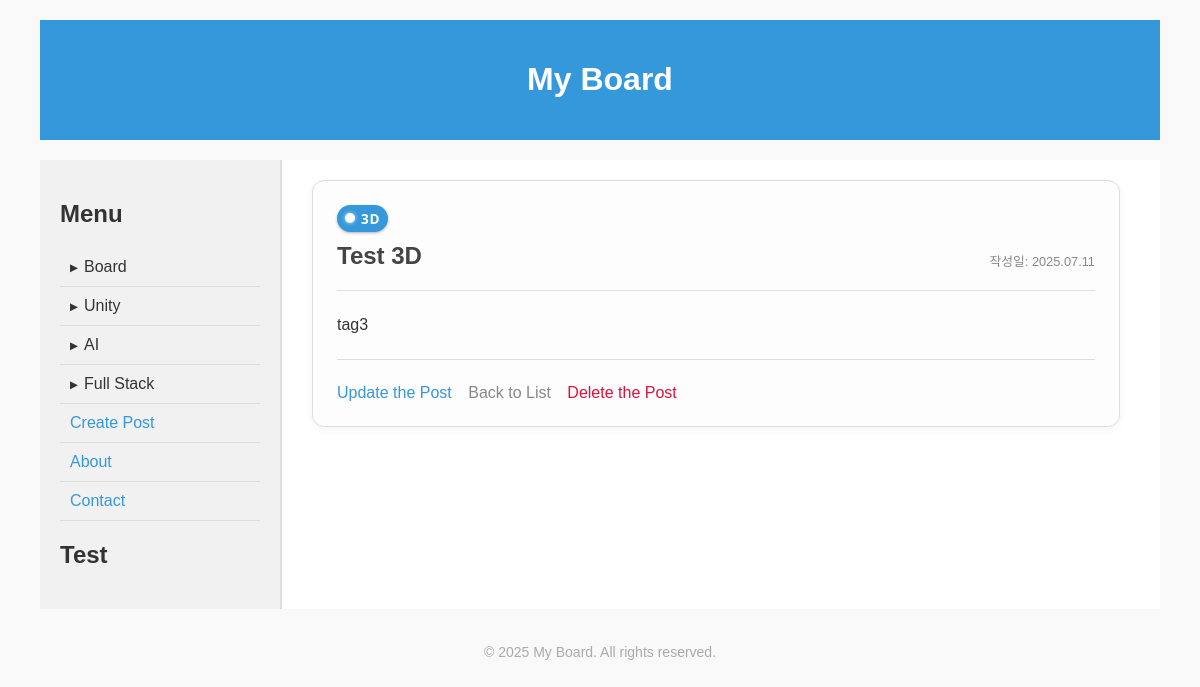
The page /board/48/ on the database its author committed.
### board/models.py (models this page shows, shortened)
class Post(models.Model):
    CATEGORY_CHOICES = [
        ('free', '자유'),
        ('diary', '일기'),
        ('activity', '활동'),
        ('2d', '2D'),
        ('3d', '3D'),
        ('android-permission', '앱 권한'),
        ('chatbot', '챗봇'),
        ('classification', '분류'),
        ('flea-market', 'Flea Market'),
        ('green-code', 'Green Code'),
    ]
    category = models.CharField(
        max_length=20,
        choices=CATEGORY_CHOICES,
        default='free'
    )
    tag = models.CharField(
        max_length=20,
        default='tag1'
    )
    title = models.CharField(max_length=200)
    content = models.TextField()
    post_date = models.DateTimeField("date posted")
    update_date = models.DateTimeField("date updated", auto_now=True) # 저장될 때마다 매번 갱신

### board/views.py (the view)
# urls.py: path('<int:post_id>/', views.detail, name='detail'),
def detail(request, post_id):
    post = get_object_or_404(Post, pk=post_id)
    return render(request, 'board/detail.html', {'post': post})

### board/templates/board/detail.html (shortened to what this page needs)
{% extends 'base.html' %}
{% block content %}
<article style="max-width: 800px; margin: auto; padding: 24px; border: 1px solid #ddd; border-radius: 12px; background-color: #fdfdfd; box-shadow: 0 2px 8px rgba(0, 0, 0, 0.05)">
    <div id="category-label">
        {{ post.get_category_display }}
    </div>
    <div style="display: flex; justify-content: space-between; align-items: center;">
    <h1 style="margin: 0 0 16px 0;">{{ post.title }}</h1>
    <p style="color: #888; margin-bottom: 20px; text-align: right; font-size: 0.8em;">
        작성일: {{ post.post_date|date:"Y.m.d" }}
    </p>
    </div>
    <div style="line-height: 1.0; font-size: 1rem; padding: 10px 0; border-top: 1px solid #ddd; border-bottom: 1px solid #ddd;">
        {% autoescape off %}
        {{ post.content }}
        {% endautoescape %}
    </div>
    <div style="margin-top: 24px;">
        <a href="{% url "board:update" post.id %}" style="margin-right: 12px; color: #3498db;">Update the Post</a>
        <a href="/board/" style="margin-right: 12px; color: #888;">Back to List</a>
        <form action="{% url 'board:delete' post.id %}" method="post" style="display: inline;">
            <button type="submit" onclick="return confirm('정말 삭제하시겠습니까?')" id="button-delete">Delete the Post</button>
        </form>
    </div>
</article>
{% endblock %}

### board/templates/base.html (style rules this page uses)
body { font-family: Arial, sans-serif; margin: 0 20px; padding: 20px; background-color: #f9f9f9; color: #333; }
h1 { color: #444; display: inline-block; }
a { color: #3498db; text-decoration: none; }
#category-label { display: inline-flex; align-items: center; font-size: 0.85rem; background-color: #3498db; color: white; font-weight: bold; font-family: "Segoe UI", Tahoma, Geneva, Verdana, sans-serif; padding: 4px 8px; border-radius: 9999px; margin-bottom: 6px; user-select: none; box-shadow: 0 1px 3px rgba(0, 0, 0, 0.3); letter-spacing: 0.05em; }
#category-label::before { content: ""; display: inline-block; width: 10px; height: 10px; background-color: white; border-radius: 50%; margin-right: 6px; box-shadow: 0 0 4px rgba(255,255,255,0.7); }
#button-delete { background: none; border: none; color: crimson; cursor: pointer; padding: 0; font-size: 16px; }

### rows shown on the page
Post: category "3D", title "Test 3D", post_date "2025.07.11", content "tag3"
